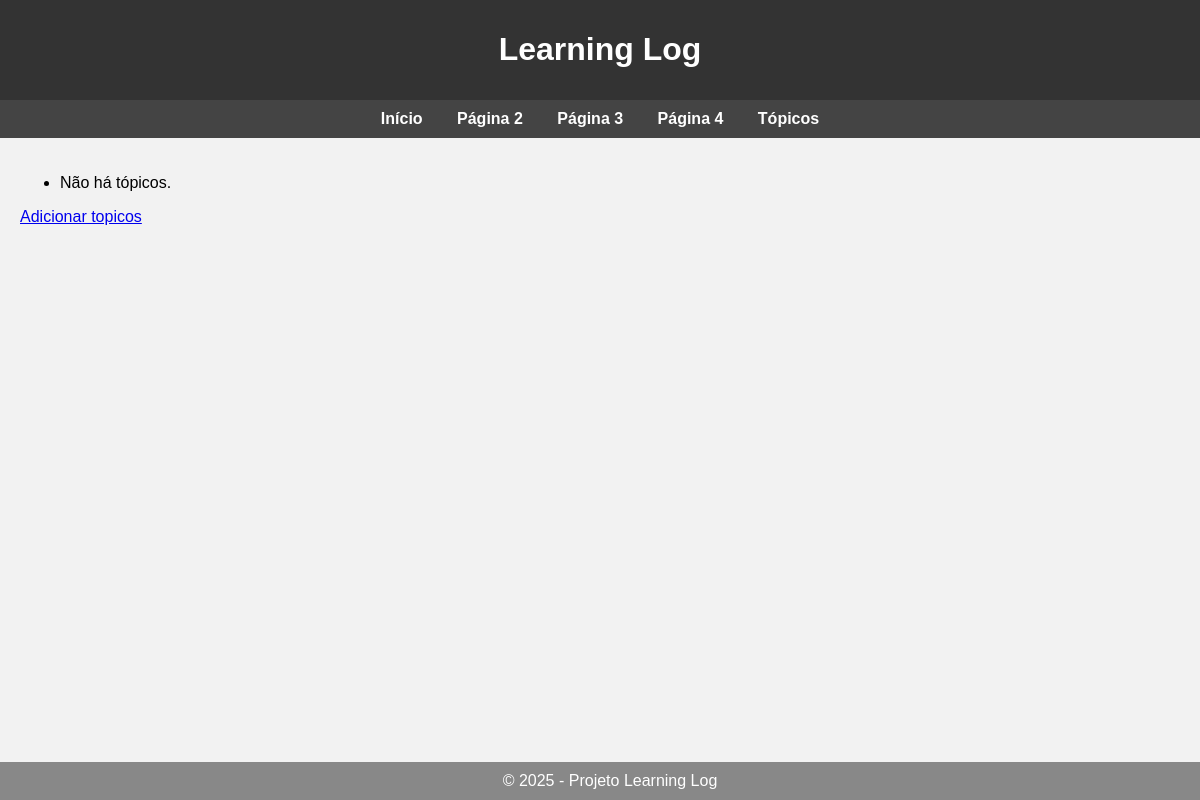
Before: /topics with the older database file.
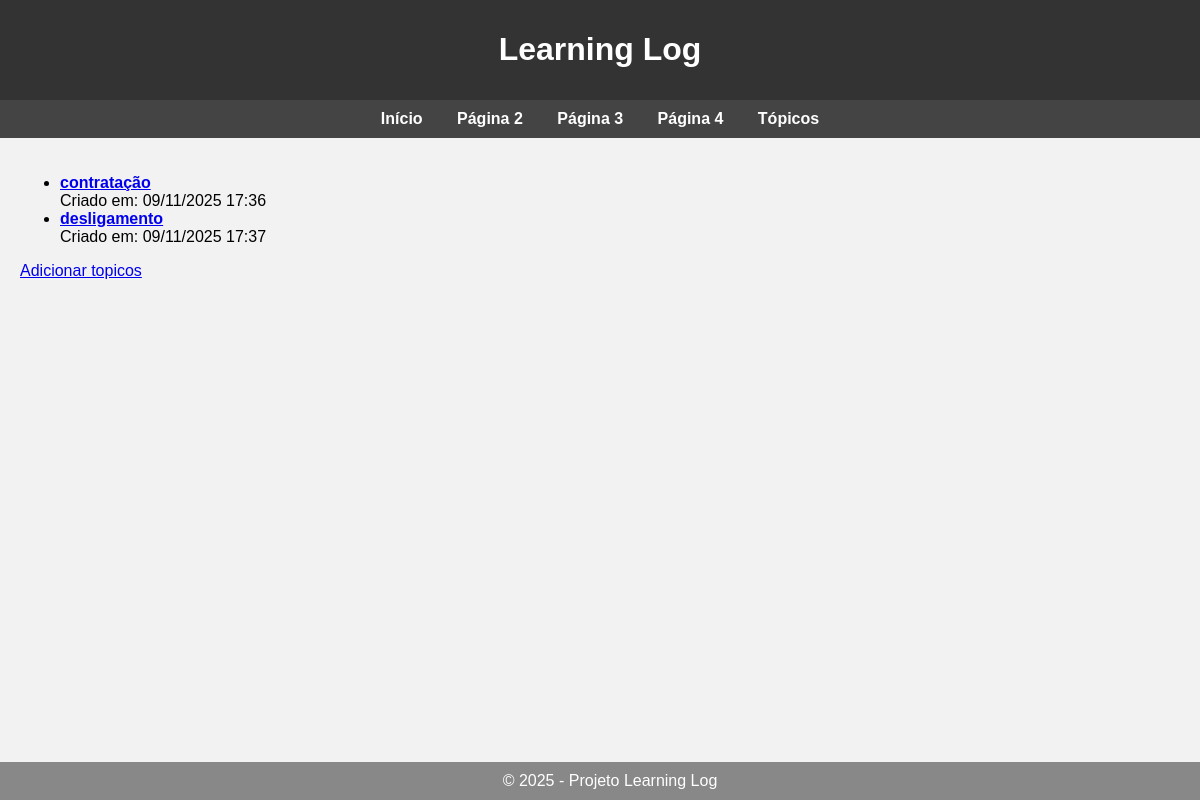
After: the same page with the newer database file.
### learning_logs/models.py (models this page shows, shortened)
class Topic(models.Model):
    text = models.CharField(max_length=200)
    date_added = models.DateTimeField(auto_now_add=True)

### learning_logs/views.py (the view)
# urls.py: path('topics', views.topics, name='topics'),
def topics(request):
      topics = Topic.objects.order_by('date_added', 'text')
      context = {'topics' : topics}
      return render(request, 'learning_logs/topics.html',  context)

### learning_logs/templates/learning_logs/topics.html
{% extends "learning_logs/menu.html" %}
{% block content %}
<ul>
    {% for topic in topics %}
        <li><strong><a href="{% url 'topic' topic.id %}">{{ topic.text }}</a></strong> <br>
        Criado em: {{ topic.date_added|date:"d/m/Y H:i" }}</li>
    {% empty %}
        <li>Não há tópicos.</li>
    {% endfor %}
</ul>
<a href="{% url 'new_topic' %}">Adicionar topicos</a>
{% endblock content %}

Changed rows visible on the page:
added Topic: text "contratação", date_added "09/11/2025 17:36"
added Topic: text "desligamento", date_added "09/11/2025 17:37"
Other visible differences:
text no longer shown: "Não há tópicos."
